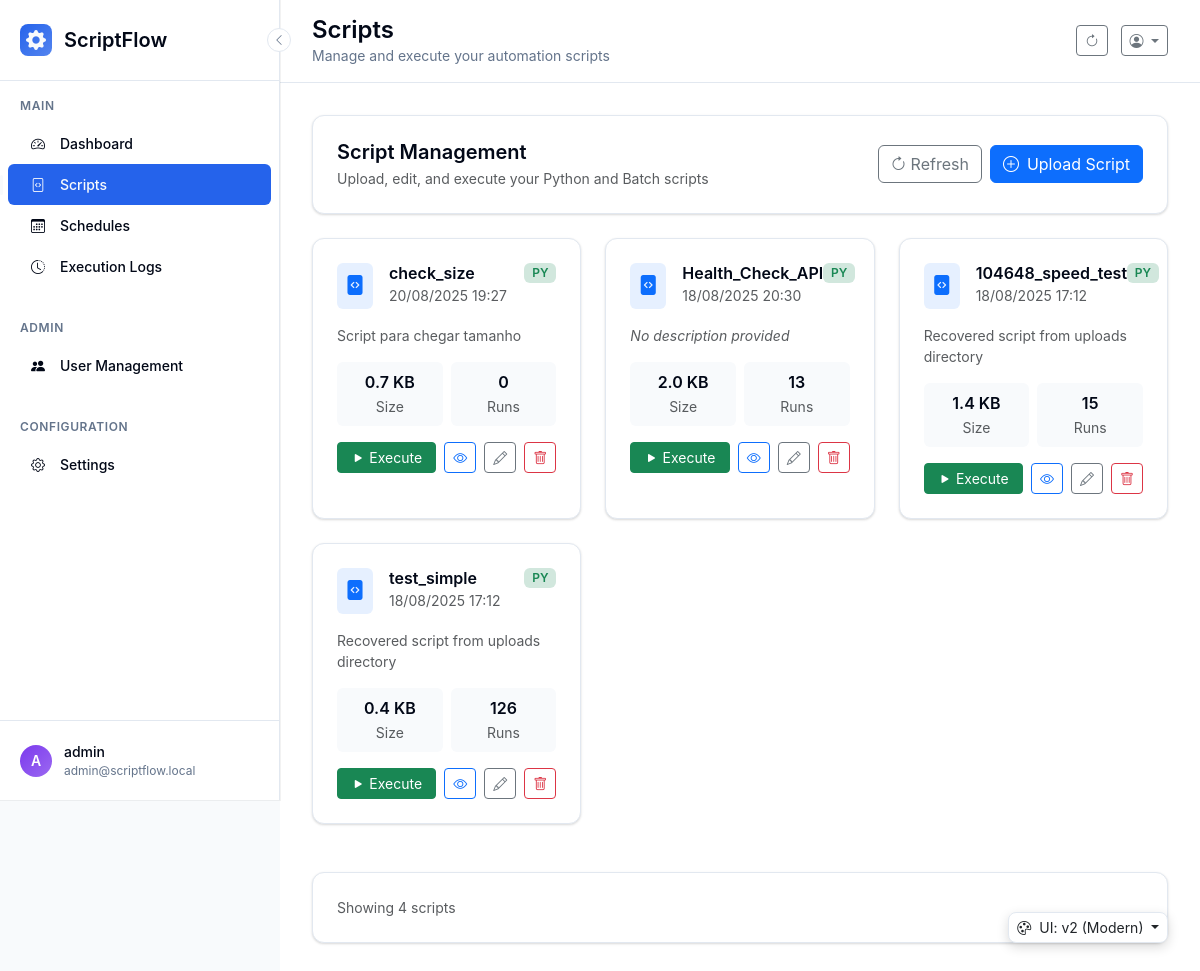
The app's page /scripts?ui=v2 (signed in) with its own data.
### scriptflow.py (models this page shows, shortened)
class User(UserMixin, db.Model):
    __tablename__ = 'users'
    id = db.Column(db.Integer, primary_key=True)
    username = db.Column(db.String(80), unique=True, nullable=False)
    email = db.Column(db.String(120), unique=True, nullable=False)
    password_hash = db.Column(db.String(255), nullable=False)
    is_admin = db.Column(db.Boolean, default=False, nullable=False)
    can_view_all_data = db.Column(db.Boolean, default=False, nullable=False)
    created_at = db.Column(db.DateTime, default=datetime.now)
    last_login = db.Column(db.DateTime)

class Script(db.Model):
    __tablename__ = 'scripts'
    id = db.Column(db.Integer, primary_key=True)
    name = db.Column(db.String(100), nullable=False)
    description = db.Column(db.Text)
    filename = db.Column(db.String(255), nullable=False)
    file_path = db.Column(db.String(500), nullable=False)
    script_type = db.Column(db.String(10), nullable=False)  # 'py' or 'bat'
    file_size = db.Column(db.Integer)
    created_at = db.Column(db.DateTime, default=datetime.now)
    updated_at = db.Column(db.DateTime, default=datetime.now, onupdate=datetime.now)
    is_active = db.Column(db.Boolean, default=True)
    user_id = db.Column(db.Integer, db.ForeignKey('users.id'), nullable=False)

### scriptflow.py (the view)
@app.route('/scripts')
@login_required
def scripts():
    scripts_query = Script.query.filter_by(is_active=True).order_by(Script.updated_at.desc())
    user_scripts = apply_user_data_filter(scripts_query).all()
    return render_template(UIVersionManager.get_template_path('scripts.html'), scripts=user_scripts)

### config/ui_version.py (called while the page is built, shortened)
    @classmethod
    def get_ui_version(cls):
        if request and request.args.get('ui') in ['v1', 'v2']:
            ui_version = request.args.get('ui')
            if session:
                session['ui_version'] = ui_version
            return ui_version

    @classmethod
    def get_template_path(cls, template_name):
        ui_version = cls.get_ui_version()
        return f"{ui_version}/{template_name}"

    @classmethod
    def is_modern_ui(cls):
        return cls.get_ui_version() == cls.MODERN_VERSION

    @classmethod
    def get_ui_display_info(cls):
        current_version = cls.get_ui_version()
        is_v2 = current_version == cls.MODERN_VERSION
        return {
            'current_version': current_version,
            'current_label': 'v2 (Modern)' if is_v2 else 'v1 (Bootstrap)',
            'current_icon': 'bi-stars' if is_v2 else 'bi-bootstrap',
            'is_modern': is_v2,
            'switch_to_version': cls.DEFAULT_VERSION if is_v2 else cls.MODERN_VERSION,
            'switch_to_label': 'Switch to v1 (Bootstrap)' if is_v2 else 'Switch to v2 (Modern)',
            'switch_to_icon': 'bi-bootstrap' if is_v2 else 'bi-stars'
        }

### scriptflow.py (called while the page is built)
@app.context_processor
def inject_ui_version():
    try:
        return {
            'ui_info': UIVersionManager.get_ui_display_info(),
            'ui_version': UIVersionManager.get_ui_version(),
            'is_modern_ui': UIVersionManager.is_modern_ui()
        }
    except:
        return {
            'ui_info': {},
            'ui_version': 'v1',
            'is_modern_ui': False
        }

@login_manager.user_loader
def load_user(user_id):
    return db.session.get(User, int(user_id))

def apply_user_data_filter(query):
    if current_user.can_view_all_data:
        return query  # Can see all data
    else:
        return query.filter_by(user_id=current_user.id)  # Only own data

### templates/v2/scripts.html (shortened to what this page needs)
{% extends "v2/base.html" %}
{% block page_title %}Scripts{% endblock %}
{% block page_subtitle %}Manage and execute your automation scripts{% endblock %}
{% block content %}
<div class="row mb-4">
    <div class="col-12">
        <div class="modern-card">
            <div class="d-flex justify-content-between align-items-center">
                <div>
                    <h5 class="mb-1 fw-semibold">Script Management</h5>
                    <p class="text-muted mb-0 small">Upload, edit, and execute your Python and Batch scripts</p>
                </div>
                <div class="d-flex gap-2">
                    <button class="btn btn-outline-secondary" onclick="refreshScripts()">
                        <i class="bi bi-arrow-clockwise me-1"></i>Refresh
                    </button>
                    <a href="{{ url_for('upload_script') }}" class="btn btn-primary">
                        <i class="bi bi-plus-circle me-2"></i>Upload Script
                    </a>
                </div>
            </div>
        </div>
    </div>
</div>
{% if scripts %}
<div class="row">
    {% for script in scripts %}
    <div class="col-lg-4 col-md-6 mb-4">
        <div class="modern-card h-100">
            <div class="d-flex justify-content-between align-items-start mb-3">
                <div class="d-flex align-items-center">
                    <div class="bg-primary bg-opacity-10 p-2 rounded me-3">
                        <i class="bi bi-file-code-fill text-primary fs-5"></i>
                    </div>
                    <div>
                        <h6 class="mb-0 fw-semibold">{{ script.name }}</h6>
                        <small class="text-muted">{{ script.updated_at.strftime('%d/%m/%Y %H:%M') }}</small>
                    </div>
                </div>
                <span class="badge bg-{{ 'success' if script.script_type == 'py' else 'info' }}-subtle text-{{ 'success' if script.script_type == 'py' else 'info' }}">
                    {{ script.script_type.upper() }}
                </span>
            </div>
            {% if script.description %}
            <p class="text-muted small mb-3">{{ script.description[:100] }}{% if script.description|length > 100 %}...{% endif %}</p>
            {% else %}
            <p class="text-muted small mb-3 fst-italic">No description provided</p>
            {% endif %}
            <div class="row g-2 mb-3">
                <div class="col-6">
                    <div class="text-center p-2 bg-light rounded">
                        <div class="fw-semibold">{{ (script.file_size / 1024) | round(1) if script.file_size else 0 }} KB</div>
                        <small class="text-muted">Size</small>
                    </div>
                </div>
                <div class="col-6">
                    <div class="text-center p-2 bg-light rounded">
                        <div class="fw-semibold">{{ script.executions | length if script.executions else 0 }}</div>
                        <small class="text-muted">Runs</small>
                    </div>
                </div>
            </div>
            <div class="d-flex gap-2 mt-auto">
                <form method="POST" action="{{ url_for('execute_script', script_id=script.id) }}" class="flex-fill">
                    <button type="submit" class="btn btn-success btn-sm w-100">
                        <i class="bi bi-play-fill me-1"></i>Execute
                    </button>
                </form>
                <a href="{{ url_for('view_script', script_id=script.id) }}" class="btn btn-outline-primary btn-sm">
                    <i class="bi bi-eye"></i>
                </a>
                <a href="{{ url_for('edit_script', script_id=script.id) }}" class="btn btn-outline-secondary btn-sm">
                    <i class="bi bi-pencil"></i>
                </a>
                <button class="btn btn-outline-danger btn-sm" onclick="confirmDelete('{{ script.id }}', '{{ script.name }}')">
                    <i class="bi bi-trash"></i>
                </button>
            </div>
        </div>
    </div>
    {% endfor %}
</div>
<div class="row mt-4">
    <div class="col-12">
        <div class="modern-card">
            <div class="d-flex justify-content-between align-items-center">
                <div class="text-muted small">
                    Showing {{ scripts|length }} script{{ 's' if scripts|length != 1 else '' }}
                </div>
            </div>
        </div>
    </div>
</div>
{% endif %}
{% endblock %}

### templates/v2/base.html (shortened to what this page needs)
<!DOCTYPE html>
<html lang="en">
<head>
    <link href="https://cdn.jsdelivr.net/npm/bootstrap@5.3.2/dist/css/bootstrap.min.css" rel="stylesheet">
    <link href="https://cdn.jsdelivr.net/npm/bootstrap-icons@1.11.0/font/bootstrap-icons.css" rel="stylesheet">
</head>
<body>
    <aside class="modern-sidebar" id="sidebar">
        <button class="sidebar-toggle" onclick="toggleSidebar()">
            <i class="bi bi-chevron-left"></i>
        </button>
        <div class="sidebar-header">
            <div class="sidebar-logo">
                <i class="bi bi-gear-fill"></i>
            </div>
            <div class="sidebar-title">ScriptFlow</div>
        </div>
        <nav class="sidebar-nav">
            <div class="nav-section">
                <div class="nav-section-title">Main</div>
                <a href="{{ url_for('dashboard') }}" class="nav-item{% if request.endpoint == 'dashboard' %} active{% endif %}">
                    <div class="nav-icon">
                        <i class="bi bi-speedometer2"></i>
                    </div>
                    <span class="nav-text">Dashboard</span>
                </a>
                <a href="{{ url_for('scripts') }}" class="nav-item{% if request.endpoint in ['scripts', 'upload_script', 'edit_script', 'view_script'] %} active{% endif %}">
                    <div class="nav-icon">
                        <i class="bi bi-file-code"></i>
                    </div>
                    <span class="nav-text">Scripts</span>
                </a>
                <a href="{{ url_for('schedules') }}" class="nav-item{% if request.endpoint in ['schedules', 'create_schedule', 'edit_schedule'] %} active{% endif %}">
                    <div class="nav-icon">
                        <i class="bi bi-calendar3"></i>
                    </div>
                    <span class="nav-text">Schedules</span>
                </a>
                <a href="{{ url_for('logs') }}" class="nav-item{% if request.endpoint in ['logs', 'view_execution'] %} active{% endif %}">
                    <div class="nav-icon">
                        <i class="bi bi-clock-history"></i>
                    </div>
                    <span class="nav-text">Execution Logs</span>
                </a>
            </div>
            {% if current_user.is_admin %}
            <div class="nav-section">
                <div class="nav-section-title">Admin</div>
                <a href="{{ url_for('manage_users') }}" class="nav-item{% if request.endpoint in ['manage_users', 'create_user', 'edit_user'] %} active{% endif %}">
                    <div class="nav-icon">
                        <i class="bi bi-people-fill"></i>
                    </div>
                    <span class="nav-text">User Management</span>
                </a>
            </div>
            {% endif %}
            <div class="nav-section">
                <div class="nav-section-title">Configuration</div>
                <a href="{{ url_for('settings') }}" class="nav-item{% if request.endpoint in ['settings', 'python_settings', 'terminal'] %} active{% endif %}">
                    <div class="nav-icon">
                        <i class="bi bi-gear"></i>
                    </div>
                    <span class="nav-text">Settings</span>
                </a>
            </div>
        </nav>
        <div class="sidebar-user" onclick="toggleUserMenu()">
            <div class="user-avatar">
                {{ current_user.username[0].upper() if current_user.username else 'U' }}
            </div>
            <div class="user-info">
                <div class="user-name">{{ current_user.username }}</div>
                <div class="user-email">{{ current_user.email if current_user.email else 'admin' }}</div>
            </div>
        </div>
    </aside>
    <main class="main-content" id="mainContent">
        <header class="main-header">
            <div>
                <h1 class="page-title">{% block page_title %}Dashboard{% endblock %}</h1>
                <p class="page-subtitle">{% block page_subtitle %}Welcome to ScriptFlow{% endblock %}</p>
            </div>
            <div>
                <button class="btn btn-outline-secondary btn-sm me-2" onclick="location.reload()">
                    <i class="bi bi-arrow-clockwise"></i>
                </button>
                <div class="dropdown d-inline-block">
                    <button class="btn btn-outline-secondary btn-sm dropdown-toggle" type="button" data-bs-toggle="dropdown">
                        <i class="bi bi-person-circle"></i>
                    </button>
                </div>
            </div>
        </header>
        <div class="content-area">
            {% block content %}{% endblock %}
        </div>
    </main>
    {% if current_user.is_authenticated and current_user.is_admin %}
    <div class="ui-version-toggle">
        <div class="dropdown">
            <button class="btn btn-sm dropdown-toggle" type="button" data-bs-toggle="dropdown" aria-expanded="false">
                <i class="bi bi-palette me-2"></i>UI: {{ ui_info.current_label or 'v2' }}
            </button>
        </div>
    </div>
    {% endif %}
</body>
</html>

### templates/v2/scripts.html (style rules this page uses)
.modern-card { transition: all 0.3s ease; }
.btn { transition: all 0.2s ease; }
.badge { font-size: 0.75rem; font-weight: 600; }
.bg-light { background-color: hsl(210 40% 98%) !important; }

### records on screen
User: username "A", username "admin", email "admin@scriptflow.local"
Script: name "check_size", updated_at "20/08/2025 19:27", script_type "PY", description "Script para chegar tamanho", file_size "0.7", executions|length "0"
Script: name "Health_Check_API", updated_at "18/08/2025 20:30", script_type "PY", description "No description provided", file_size "2.0", executions|length "13"
Script: name "104648_speed_test", updated_at "18/08/2025 17:12", script_type "PY", description "Recovered script from uploads directory", file_size "1.4", executions|length "15"
Script: name "test_simple", updated_at "18/08/2025 17:12", script_type "PY", description "Recovered script from uploads directory", file_size "0.4", executions|length "126"

### other values on screen
{{ scripts|length }} "4"
{{ 's' if scripts|length != 1 else '' }} "s"
{{ ui_info.current_label or 'v2' }} "v2 (Modern)"
